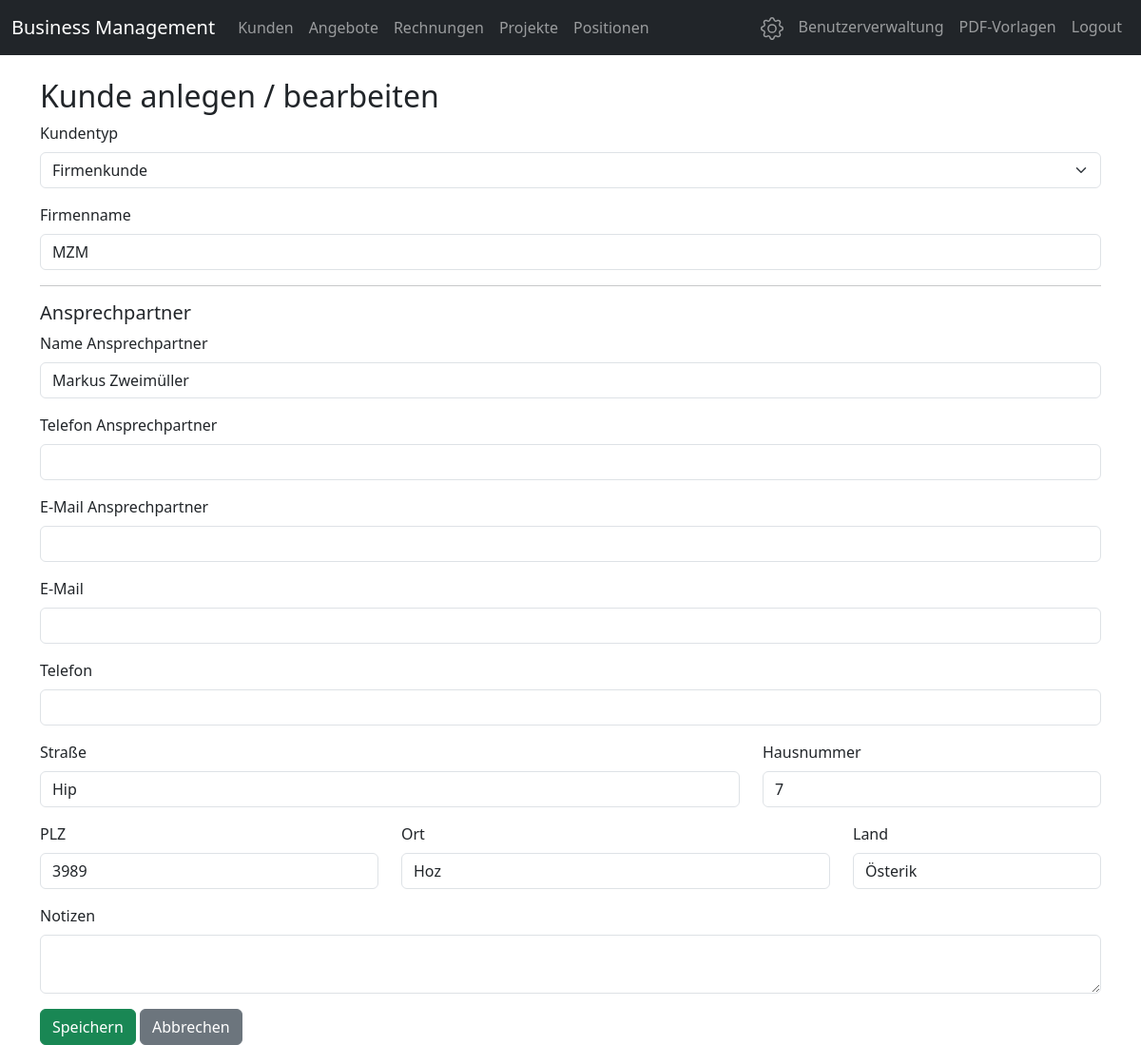
Page /customers/1/edit (signed in) on the committed database.
### app.py (models this page shows)
class Customer(db.Model):
    id = db.Column(db.Integer, primary_key=True)
    customer_type = db.Column(db.String(16), nullable=False, default='firma')  # 'firma' oder 'privat'
    name = db.Column(db.String(128))  # Firmenname
    contact_person = db.Column(db.String(128))
    contact_phone = db.Column(db.String(32))
    contact_email = db.Column(db.String(128))
    first_name = db.Column(db.String(64))
    last_name = db.Column(db.String(64))
    email = db.Column(db.String(128))
    phone = db.Column(db.String(32))
    street = db.Column(db.String(128))
    house_number = db.Column(db.String(16))
    postal_code = db.Column(db.String(16))
    city = db.Column(db.String(64))
    country = db.Column(db.String(64))
    notes = db.Column(db.Text)
    offers = db.relationship('Offer', backref='customer', lazy=True)
    invoices = db.relationship('Invoice', backref='customer', lazy=True)

### app.py (the view, shortened to what this page needs)
@app.route('/customers/<int:id>/edit', methods=['GET', 'POST'])
def edit_customer(id):
    customer = Customer.query.get_or_404(id)
    return render_template('customer_form.html', customer=customer)

### app.py (called while the page is built)
@app.before_request
def load_user():
    if request.endpoint and (request.endpoint == 'login' or request.endpoint.startswith('static')):
        return
    user_id = session.get('user_id')
    token_expiry = session.get('token_expiry')
    if user_id and token_expiry:
        try:
            if datetime.utcnow() <= datetime.fromisoformat(token_expiry):
                g.user = User.query.get(user_id)
                if g.user:
                    return  # User is authenticated, continue
            else:
                session.clear()
                flash('Session abgelaufen. Bitte erneut anmelden.', 'warning')
        except:
            session.clear()
    g.user = None
    return redirect(url_for('login'))

### templates/customer_form.html (shortened to what this page needs)
{% extends 'base.html' %}
{% block content %}
<h2>Kunde anlegen / bearbeiten</h2>
<form method="post">
    <div class="mb-3">
        <label for="customer_type" class="form-label">Kundentyp</label>
        <select class="form-select" id="customer_type" name="customer_type" onchange="toggleCustomerTypeFields()">
            <option value="firma" {% if customer and customer.customer_type == 'firma' %}selected{% endif %}>Firmenkunde</option>
        </select>
    </div>
    <div id="firma-fields" style="display: none;">
        <div class="mb-3">
            <label for="name" class="form-label">Firmenname</label>
            <input type="text" class="form-control" id="name" name="name" value="{{ customer.name if customer else '' }}">
        </div>
        <hr>
        <h5>Ansprechpartner</h5>
        <div class="mb-3">
            <label for="contact_person" class="form-label">Name Ansprechpartner</label>
            <input type="text" class="form-control" id="contact_person" name="contact_person" value="{{ customer.contact_person if customer else '' }}">
        </div>
        <div class="mb-3">
            <label for="contact_phone" class="form-label">Telefon Ansprechpartner</label>
            <input type="text" class="form-control" id="contact_phone" name="contact_phone" value="{{ customer.contact_phone if customer else '' }}">
        </div>
        <div class="mb-3">
            <label for="contact_email" class="form-label">E-Mail Ansprechpartner</label>
            <input type="email" class="form-control" id="contact_email" name="contact_email" value="{{ customer.contact_email if customer else '' }}">
        </div>
    </div>
    <div class="mb-3">
        <label for="email" class="form-label">E-Mail</label>
        <input type="email" class="form-control" id="email" name="email" value="{{ customer.email if customer else '' }}">
    </div>
    <div class="mb-3">
        <label for="phone" class="form-label">Telefon</label>
        <input type="text" class="form-control" id="phone" name="phone" value="{{ customer.phone if customer else '' }}">
    </div>
    <div class="row">
        <div class="col-md-8 mb-3">
            <label for="street" class="form-label">Straße</label>
            <input type="text" class="form-control" id="street" name="street" value="{{ customer.street if customer else '' }}">
        </div>
        <div class="col-md-4 mb-3">
            <label for="house_number" class="form-label">Hausnummer</label>
            <input type="text" class="form-control" id="house_number" name="house_number" value="{{ customer.house_number if customer else '' }}">
        </div>
    </div>
    <div class="row">
        <div class="col-md-4 mb-3">
            <label for="postal_code" class="form-label">PLZ</label>
            <input type="text" class="form-control" id="postal_code" name="postal_code" value="{{ customer.postal_code if customer else '' }}">
        </div>
        <div class="col-md-5 mb-3">
            <label for="city" class="form-label">Ort</label>
            <input type="text" class="form-control" id="city" name="city" value="{{ customer.city if customer else '' }}">
        </div>
        <div class="col-md-3 mb-3">
            <label for="country" class="form-label">Land</label>
            <input type="text" class="form-control" id="country" name="country" value="{{ customer.country if customer else '' }}">
        </div>
    </div>
    <div class="mb-3">
        <label for="notes" class="form-label">Notizen</label>
        <textarea class="form-control" id="notes" name="notes">{{ customer.notes if customer else '' }}</textarea>
    </div>
    <button type="submit" class="btn btn-success">Speichern</button>
    <a href="/customers" class="btn btn-secondary">Abbrechen</a>
</form>
{% endblock %}

### rows in the picture
Customer: customer_type "Firmenkunde", name "MZM", contact_person "Markus Zweimüller", street "Hip", house_number "7", postal_code "3989", city "Hoz", country "Österik"
